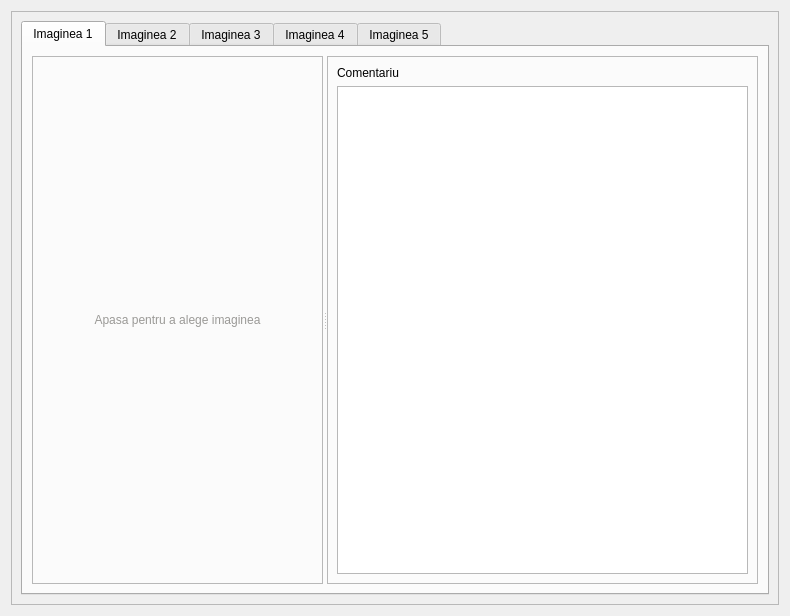
<?xml version="1.0" encoding="UTF-8"?>
<ui version="4.0">
 <class>ReportPageImage</class>
 <widget class="QWidget" name="ReportPageImage">
  <property name="geometry">
   <rect>
    <x>0</x>
    <y>0</y>
    <width>790</width>
    <height>616</height>
   </rect>
  </property>
  <property name="windowIcon">
   <iconset resource="../../resources/resource.qrc">
    <normaloff>:/img/common/image.png</normaloff>:/img/common/image.png</iconset>
  </property>
  <layout class="QGridLayout" name="gridLayout">
   <item row="1" column="0">
    <widget class="QScrollArea" name="scrollArea_Images">
     <property name="widgetResizable">
      <bool>true</bool>
     </property>
     <widget class="QWidget" name="scrollAreaWidgetContents_Images">
      <property name="geometry">
       <rect>
        <x>0</x>
        <y>0</y>
        <width>770</width>
        <height>596</height>
       </rect>
      </property>
      <property name="sizePolicy">
       <sizepolicy hsizetype="Expanding" vsizetype="Expanding">
        <horstretch>0</horstretch>
        <verstretch>0</verstretch>
       </sizepolicy>
      </property>
      <layout class="QGridLayout" name="gridLayout_2">
       <item row="0" column="0">
        <layout class="QHBoxLayout" name="layoutToolBar">
         <property name="sizeConstraint">
          <enum>QLayout::SizeConstraint::SetDefaultConstraint</enum>
         </property>
        </layout>
       </item>
       <item row="1" column="0">
        <widget class="QTabWidget" name="tabWidget">
         <property name="sizePolicy">
          <sizepolicy hsizetype="Expanding" vsizetype="Expanding">
           <horstretch>0</horstretch>
           <verstretch>0</verstretch>
          </sizepolicy>
         </property>
         <property name="currentIndex">
          <number>0</number>
         </property>
         <widget class="QWidget" name="tab_img_1">
          <attribute name="title">
           <string>Imaginea 1</string>
          </attribute>
          <layout class="QGridLayout" name="gridLayout_50">
           <item row="0" column="0">
            <widget class="QSplitter" name="splitter_2">
             <property name="orientation">
              <enum>Qt::Orientation::Horizontal</enum>
             </property>
             <widget class="QFrame" name="frame_3">
              <property name="sizePolicy">
               <sizepolicy hsizetype="Expanding" vsizetype="Preferred">
                <horstretch>0</horstretch>
                <verstretch>0</verstretch>
               </sizepolicy>
              </property>
              <property name="frameShape">
               <enum>QFrame::Shape::StyledPanel</enum>
              </property>
              <property name="frameShadow">
               <enum>QFrame::Shadow::Raised</enum>
              </property>
              <property name="lineWidth">
               <number>1</number>
              </property>
              <layout class="QGridLayout" name="gridLayout_60">
               <item row="1" column="0">
                <widget class="QLabel" name="image1">
                 <property name="sizePolicy">
                  <sizepolicy hsizetype="Expanding" vsizetype="Expanding">
                   <horstretch>0</horstretch>
                   <verstretch>0</verstretch>
                  </sizepolicy>
                 </property>
                 <property name="font">
                  <font>
                   <family>Segoe UI</family>
                  </font>
                 </property>
                 <property name="styleSheet">
                  <string notr="true">color: rgb(154, 153, 150)</string>
                 </property>
                 <property name="text">
                  <string>Apasa pentru a alege imaginea</string>
                 </property>
                 <property name="alignment">
                  <set>Qt::AlignmentFlag::AlignCenter</set>
                 </property>
                </widget>
               </item>
              </layout>
             </widget>
             <widget class="QFrame" name="frame_4">
              <property name="sizePolicy">
               <sizepolicy hsizetype="Fixed" vsizetype="Preferred">
                <horstretch>0</horstretch>
                <verstretch>0</verstretch>
               </sizepolicy>
              </property>
              <property name="frameShape">
               <enum>QFrame::Shape::StyledPanel</enum>
              </property>
              <property name="frameShadow">
               <enum>QFrame::Shadow::Raised</enum>
              </property>
              <layout class="QGridLayout" name="gridLayout_51">
               <item row="1" column="0" colspan="2">
                <widget class="QPlainTextEdit" name="comment_image1"/>
               </item>
               <item row="0" column="0" colspan="2">
                <widget class="QLabel" name="label_130">
                 <property name="text">
                  <string>Comentariu</string>
                 </property>
                </widget>
               </item>
              </layout>
             </widget>
            </widget>
           </item>
          </layout>
         </widget>
         <widget class="QWidget" name="tab_img_2">
          <attribute name="title">
           <string>Imaginea 2</string>
          </attribute>
          <layout class="QGridLayout" name="gridLayout_53">
           <item row="0" column="0">
            <widget class="QSplitter" name="splitter_3">
             <property name="orientation">
              <enum>Qt::Orientation::Horizontal</enum>
             </property>
             <widget class="QFrame" name="frame_6">
              <property name="sizePolicy">
               <sizepolicy hsizetype="Expanding" vsizetype="Preferred">
                <horstretch>0</horstretch>
                <verstretch>0</verstretch>
               </sizepolicy>
              </property>
              <property name="frameShape">
               <enum>QFrame::Shape::StyledPanel</enum>
              </property>
              <property name="frameShadow">
               <enum>QFrame::Shadow::Raised</enum>
              </property>
              <property name="lineWidth">
               <number>1</number>
              </property>
              <layout class="QGridLayout" name="gridLayout_61">
               <item row="0" column="0">
                <widget class="QLabel" name="image2">
                 <property name="font">
                  <font>
                   <family>Segoe UI</family>
                  </font>
                 </property>
                 <property name="styleSheet">
                  <string notr="true">color: rgb(154, 153, 150)</string>
                 </property>
                 <property name="text">
                  <string>Apasa pentru a alege imaginea</string>
                 </property>
                 <property name="alignment">
                  <set>Qt::AlignmentFlag::AlignCenter</set>
                 </property>
                </widget>
               </item>
              </layout>
             </widget>
             <widget class="QFrame" name="frame_5">
              <property name="sizePolicy">
               <sizepolicy hsizetype="Fixed" vsizetype="Preferred">
                <horstretch>0</horstretch>
                <verstretch>0</verstretch>
               </sizepolicy>
              </property>
              <property name="frameShape">
               <enum>QFrame::Shape::StyledPanel</enum>
              </property>
              <property name="frameShadow">
               <enum>QFrame::Shadow::Raised</enum>
              </property>
              <layout class="QGridLayout" name="gridLayout_52">
               <item row="1" column="0" colspan="2">
                <widget class="QPlainTextEdit" name="comment_image2"/>
               </item>
               <item row="0" column="0" colspan="2">
                <widget class="QLabel" name="label_131">
                 <property name="text">
                  <string>Comentariu</string>
                 </property>
                </widget>
               </item>
              </layout>
             </widget>
            </widget>
           </item>
          </layout>
         </widget>
         <widget class="QWidget" name="tab_img_3">
          <attribute name="title">
           <string>Imaginea 3</string>
          </attribute>
          <layout class="QGridLayout" name="gridLayout_55">
           <item row="0" column="0">
            <widget class="QSplitter" name="splitter_4">
             <property name="orientation">
              <enum>Qt::Orientation::Horizontal</enum>
             </property>
             <widget class="QFrame" name="frame_8">
              <property name="sizePolicy">
               <sizepolicy hsizetype="Expanding" vsizetype="Preferred">
                <horstretch>0</horstretch>
                <verstretch>0</verstretch>
               </sizepolicy>
              </property>
              <property name="frameShape">
               <enum>QFrame::Shape::StyledPanel</enum>
              </property>
              <property name="frameShadow">
               <enum>QFrame::Shadow::Raised</enum>
              </property>
              <property name="lineWidth">
               <number>1</number>
              </property>
              <layout class="QGridLayout" name="gridLayout_62">
               <item row="0" column="0">
                <widget class="QLabel" name="image3">
                 <property name="font">
                  <font>
                   <family>Segoe UI</family>
                  </font>
                 </property>
                 <property name="styleSheet">
                  <string notr="true">color: rgb(154, 153, 150)</string>
                 </property>
                 <property name="text">
                  <string>Apasa pentru a alege imaginea</string>
                 </property>
                 <property name="alignment">
                  <set>Qt::AlignmentFlag::AlignCenter</set>
                 </property>
                </widget>
               </item>
              </layout>
             </widget>
             <widget class="QFrame" name="frame_7">
              <property name="sizePolicy">
               <sizepolicy hsizetype="Fixed" vsizetype="Preferred">
                <horstretch>0</horstretch>
                <verstretch>0</verstretch>
               </sizepolicy>
              </property>
              <property name="frameShape">
               <enum>QFrame::Shape::StyledPanel</enum>
              </property>
              <property name="frameShadow">
               <enum>QFrame::Shadow::Raised</enum>
              </property>
              <layout class="QGridLayout" name="gridLayout_54">
               <item row="0" column="0" colspan="2">
                <widget class="QLabel" name="label_132">
                 <property name="text">
                  <string>Comentariu</string>
                 </property>
                </widget>
               </item>
               <item row="1" column="0" colspan="2">
                <widget class="QPlainTextEdit" name="comment_image3"/>
               </item>
              </layout>
             </widget>
            </widget>
           </item>
          </layout>
         </widget>
         <widget class="QWidget" name="tab_img_4">
          <attribute name="title">
           <string>Imaginea 4</string>
          </attribute>
          <layout class="QGridLayout" name="gridLayout_57">
           <item row="0" column="0">
            <widget class="QSplitter" name="splitter_5">
             <property name="orientation">
              <enum>Qt::Orientation::Horizontal</enum>
             </property>
             <widget class="QFrame" name="frame_10">
              <property name="sizePolicy">
               <sizepolicy hsizetype="Expanding" vsizetype="Preferred">
                <horstretch>0</horstretch>
                <verstretch>0</verstretch>
               </sizepolicy>
              </property>
              <property name="frameShape">
               <enum>QFrame::Shape::StyledPanel</enum>
              </property>
              <property name="frameShadow">
               <enum>QFrame::Shadow::Raised</enum>
              </property>
              <property name="lineWidth">
               <number>1</number>
              </property>
              <layout class="QGridLayout" name="gridLayout_63">
               <item row="0" column="0">
                <widget class="QLabel" name="image4">
                 <property name="font">
                  <font>
                   <family>Segoe UI</family>
                  </font>
                 </property>
                 <property name="styleSheet">
                  <string notr="true">color: rgb(154, 153, 150)</string>
                 </property>
                 <property name="text">
                  <string>Apasa pentru a alege imaginea</string>
                 </property>
                 <property name="alignment">
                  <set>Qt::AlignmentFlag::AlignCenter</set>
                 </property>
                </widget>
               </item>
              </layout>
             </widget>
             <widget class="QFrame" name="frame_9">
              <property name="sizePolicy">
               <sizepolicy hsizetype="Fixed" vsizetype="Preferred">
                <horstretch>0</horstretch>
                <verstretch>0</verstretch>
               </sizepolicy>
              </property>
              <property name="frameShape">
               <enum>QFrame::Shape::StyledPanel</enum>
              </property>
              <property name="frameShadow">
               <enum>QFrame::Shadow::Raised</enum>
              </property>
              <layout class="QGridLayout" name="gridLayout_56">
               <item row="1" column="0" colspan="2">
                <widget class="QPlainTextEdit" name="comment_image4"/>
               </item>
               <item row="0" column="0" colspan="2">
                <widget class="QLabel" name="label_133">
                 <property name="text">
                  <string>Comentariu</string>
                 </property>
                </widget>
               </item>
              </layout>
             </widget>
            </widget>
           </item>
          </layout>
         </widget>
         <widget class="QWidget" name="tab_img_5">
          <attribute name="title">
           <string>Imaginea 5</string>
          </attribute>
          <layout class="QGridLayout" name="gridLayout_59">
           <item row="0" column="0">
            <widget class="QSplitter" name="splitter_6">
             <property name="orientation">
              <enum>Qt::Orientation::Horizontal</enum>
             </property>
             <widget class="QFrame" name="frame_12">
              <property name="sizePolicy">
               <sizepolicy hsizetype="Expanding" vsizetype="Preferred">
                <horstretch>0</horstretch>
                <verstretch>0</verstretch>
               </sizepolicy>
              </property>
              <property name="frameShape">
               <enum>QFrame::Shape::StyledPanel</enum>
              </property>
              <property name="frameShadow">
               <enum>QFrame::Shadow::Raised</enum>
              </property>
              <property name="lineWidth">
               <number>1</number>
              </property>
              <layout class="QGridLayout" name="gridLayout_64">
               <item row="0" column="0">
                <widget class="QLabel" name="image5">
                 <property name="font">
                  <font>
                   <family>Segoe UI</family>
                  </font>
                 </property>
                 <property name="styleSheet">
                  <string notr="true">color: rgb(154, 153, 150)</string>
                 </property>
                 <property name="text">
                  <string>Apasa pentru a alege imaginea</string>
                 </property>
                 <property name="alignment">
                  <set>Qt::AlignmentFlag::AlignCenter</set>
                 </property>
                </widget>
               </item>
              </layout>
             </widget>
             <widget class="QFrame" name="frame_11">
              <property name="sizePolicy">
               <sizepolicy hsizetype="Fixed" vsizetype="Preferred">
                <horstretch>0</horstretch>
                <verstretch>0</verstretch>
               </sizepolicy>
              </property>
              <property name="frameShape">
               <enum>QFrame::Shape::StyledPanel</enum>
              </property>
              <property name="frameShadow">
               <enum>QFrame::Shadow::Raised</enum>
              </property>
              <layout class="QGridLayout" name="gridLayout_58">
               <item row="1" column="0" colspan="2">
                <widget class="QPlainTextEdit" name="comment_image5"/>
               </item>
               <item row="0" column="0" colspan="2">
                <widget class="QLabel" name="label_134">
                 <property name="text">
                  <string>Comentariu</string>
                 </property>
                </widget>
               </item>
              </layout>
             </widget>
            </widget>
           </item>
          </layout>
         </widget>
        </widget>
       </item>
      </layout>
     </widget>
    </widget>
   </item>
  </layout>
 </widget>
 <tabstops>
  <tabstop>comment_image1</tabstop>
  <tabstop>comment_image2</tabstop>
  <tabstop>comment_image3</tabstop>
  <tabstop>comment_image4</tabstop>
  <tabstop>comment_image5</tabstop>
 </tabstops>
 <resources>
  <include location="../../resources/resource.qrc"/>
 </resources>
 <connections/>
</ui>
